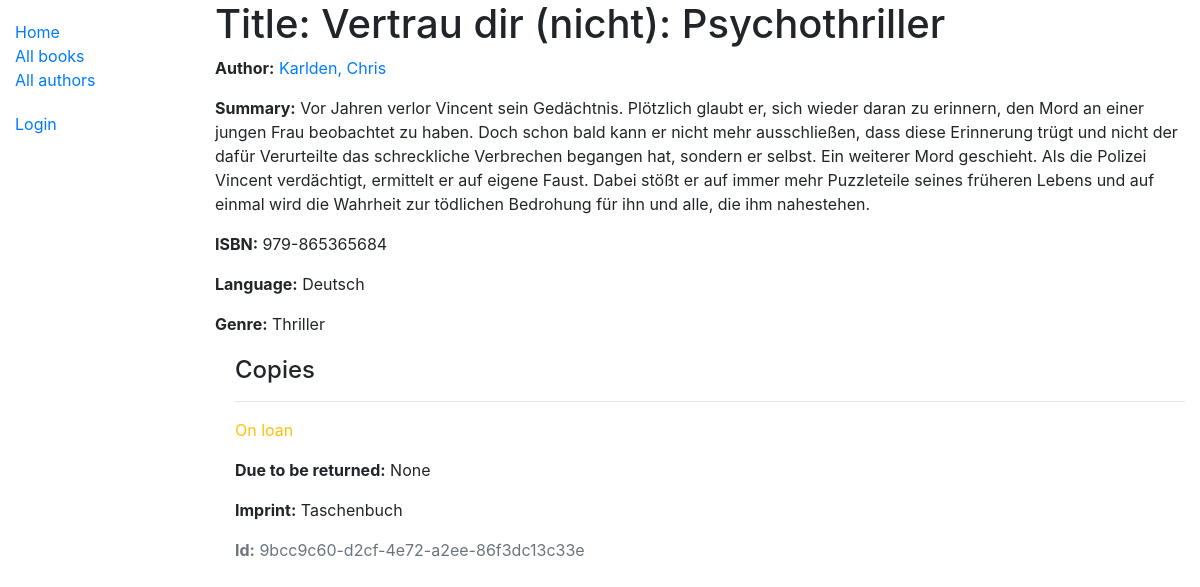
/catalog/book/2, run on an earlier commit of the app's database.
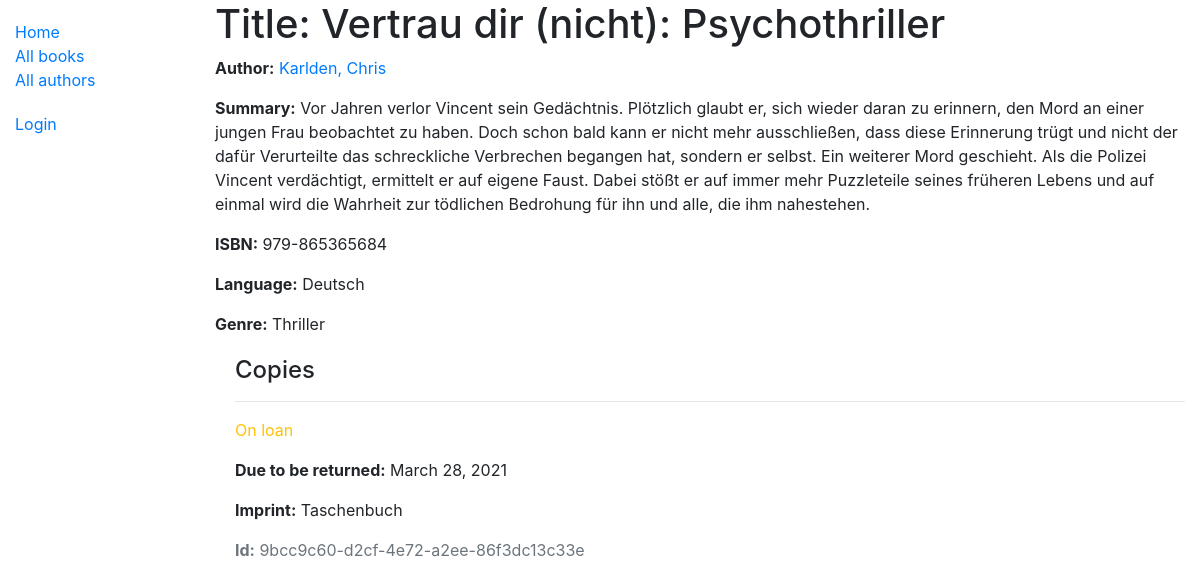
And on a later commit of the database.
### catalog/models.py (models this page shows, shortened)
class BookInstance(models.Model):
    id = models.UUIDField(primary_key=True, default=uuid.uuid4, help_text='Unique ID for this particular book across whole library')
    book = models.ForeignKey('Book', on_delete=models.RESTRICT)
    imprint = models.CharField(max_length=200)
    due_back = models.DateField(null=True, blank=True)
    borrower = models.ForeignKey(User, on_delete=models.SET_NULL, null=True, blank=True)
    LOAN_STATUS = (
        ('m', 'Maintenance'),
        ('o', 'On loan'),
        ('a', 'Available'),
        ('r', 'Reserved'),
    )
    status = models.CharField(
        max_length=1,
        choices=LOAN_STATUS,
        blank=True,
        default='m',
        help_text='Book availability',
    )
    class Meta:
        ordering = ['due_back']
        permissions = (("can_mark_returned", "Set book as returned"),)

### catalog/views.py (the view)
# urls.py: path('book/<int:pk>', views.BookDetailView.as_view(), name='book-detail'),
class BookDetailView(generic.DetailView):
    model = Book

### catalog/models.py (called while the page is built)
    def __str__(self):
        return self.name

    def __str__(self):
        return self.name

    def __str__(self):
        return f'{self.last_name}, {self.first_name}'

### catalog/templates/catalog/book_detail.html
{% extends "base_generic.html" %}
{% block content %}
  <h1>Title: {{ book.title }}</h1>
  <p><strong>Author:</strong> <a href="{% url 'author-detail' book.author.pk %}">{{ book.author }}</a></p>
  <p><strong>Summary:</strong> {{ book.summary }}</p>
  <p><strong>ISBN:</strong> {{ book.isbn }}</p>
  <p><strong>Language:</strong> {{ book.language }}</p>
  <p><strong>Genre:</strong> {{ book.genre.all|join:", " }}</p>
  <div style="margin-left:20px;margin-top:20px">
    <h4>Copies</h4>
    {% for copy in book.bookinstance_set.all %}
      <hr>
      <p class="{% if copy.status == 'a' %}text-success{% elif copy.status == 'm' %}text-danger{% else %}text-warning{% endif %}">
        {{ copy.get_status_display }}
      </p>
      {% if copy.status != 'a' %}
        <p><strong>Due to be returned:</strong> {{ copy.due_back }}</p>
      {% endif %}
      <p><strong>Imprint:</strong> {{ copy.imprint }}</p>
      <p class="text-muted"><strong>Id:</strong> {{ copy.id }}</p>
    {% endfor %}
  </div>
{% endblock %}

What changed in the data, as far as the page shows it:
changed BookInstance "On loan": due_back "None" → "March 28, 2021"
